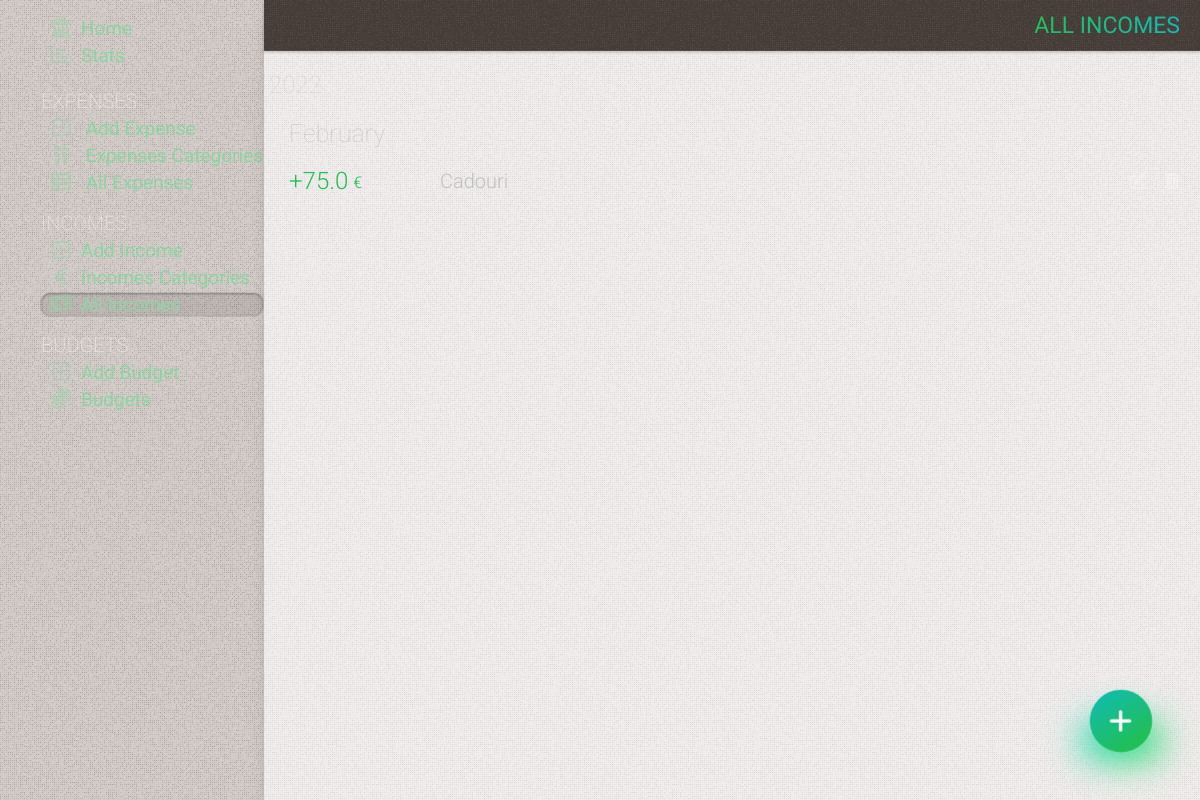
/incomes, run on an earlier commit of the app's database.
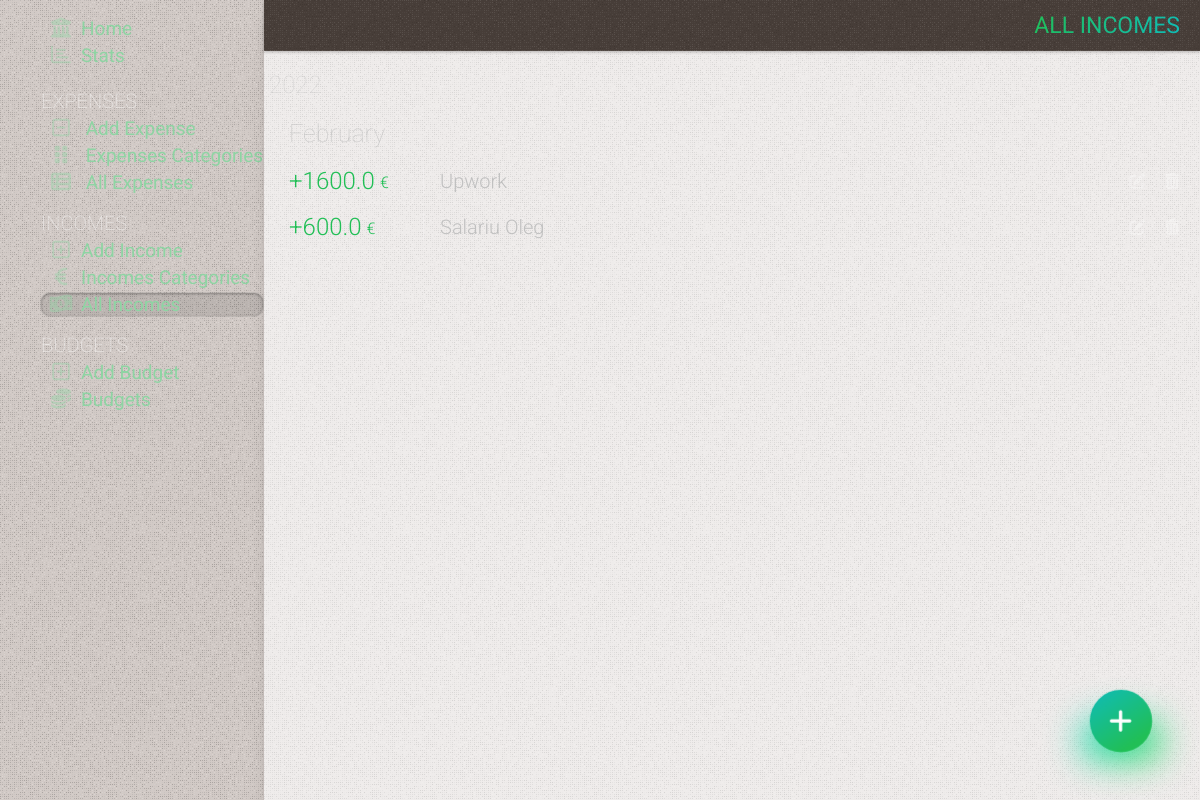
And on a later commit of the database.
### tables this page shows
CREATE TABLE incomes
(
    id       INTEGER PRIMARY KEY AUTOINCREMENT,
    date     TIMESTAMP NOT NULL DEFAULT CURRENT_TIMESTAMP,
    amount   REAL      NOT NULL,
    category INTEGER   NOT NULL,
    comment  TEXT

);

CREATE TABLE categories_income
(
    id         INTEGER PRIMARY KEY AUTOINCREMENT,
    name       TEXT NOT NULL,
    primordial TEXT DEFAULT NULL,
    state      TEXT DEFAULT false
);

### app.py (the view)
@app.route('/incomes')
def incomes():
    conn = get_db_connection()
    incomes = conn.execute(
        'SELECT incomes.id, strftime("%m", date) as month, strftime("%Y", date) as year, amount, categories_income.name as category, comment  FROM incomes LEFT JOIN categories_income on categories_income.id = incomes.category').fetchall()
    conn.close()
    return render_template('incomes.html', title='All incomes', gradient='text-gradient-green', incomes=incomes)

### app.py (called while the page is built)
def get_db_connection():
    conn = sqlite3.connect('static/database.db')
    conn.row_factory = sqlite3.Row
    return conn

@app.template_filter('month_name')
def month_name(month_number):
    return calendar.month_name[month_number]

### templates/incomes.html (shortened to what this page needs)
{% extends 'base.html' %} {% block content %}
	<div class="page_title {{ gradient }}" >
		<span >{% block title %} {{ title }} {% endblock %}</span >
	</div >
	<div class="content" >
		{% if incomes|length == 0 %}
			<div class="no-results mt-50" >You have not added any income yet. Click on (+) to add</div >
		{% else %}
			<div class="cards  relative" >
				{% for key, list in incomes|groupby('year')|sort(attribute='0', reverse=True) %}
					<div class="ml-10 cards-day" >{{ key }} </div >
					{% for key2, list2 in list|groupby('month')|sort(attribute='0', reverse=True) %}
						<div class=" subtitle2 mt-20" >{{ key2|int|month_name }} </div >
						{% for id, month, year, amount, category, comment in list2 %}
							<div class="card flex items-center relative overflow-hidden flex-wrap  card-income " >
								<div class="flex items-center w-full" >
									<div class="card-info flex flex-1" >
										<div class="flex flex-1" >
											<span class="card-amount flex items-center" >  {{ amount }} <span >&euro;</span > </span >
											<div class="flex flex-col justify-center ml-15" >
												<div class="flex items-center" >
													<span class="{{ color }} card-category" >  {{ category }}  </span >
												</div >
											</div >
										</div >
										<div class="card-btns  flex items-center flex-shrink-0 ml-auto" >
											<a href="/income-edit/{{ id }}" class="btn-ac" >
												<i class="fa-solid fa-pen-to-square" ></i >
											</a >
											<form action="{{ url_for('delete_income', id=id) }}" method="POST" >
												<button type="submit" class="btn-ac"
																onclick="return confirm('Are you sure you want to delete this post?')" >
													<i class="fa-solid fa-trash-can" ></i >
												</button >
											</form >
										</div >
									</div >
								</div >
							</div >
						{% endfor %}
					{% endfor %}
				{% endfor %}
			</div >
		{% endif %}
	</div >
{% endblock %}

What changed in the data, as far as the page shows it:
removed incomes: amount "75.0", name "Cadouri"
added incomes: amount "1600.0", name "Upwork"
added incomes: amount "600.0", name "Salariu Oleg"
